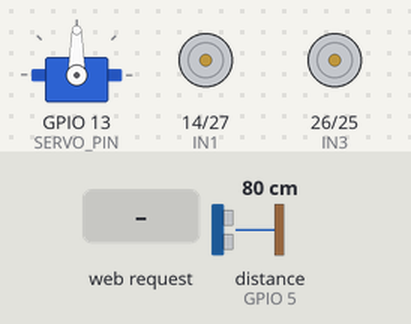
Simulated run of this sketch. Board: ESP32. Shown: servo, motor-driver pin pairs drawn as motors (green arrow = first pin HIGH = forward, orange = second pin HIGH = backward, longer = more drive, scaled by the enable pin). The test bench sets the inputs (shaded band); at power-on: distance to the obstacle (sensor on GPIO 5) 80 cm. The echo pulse lasts 58.3 µs per cm; what the sketch prints to the serial monitor is not drawn.

Above: at 1.2 s.
1.3 s: HTTP request GET /mode?dir=1&state=1&auto=1 received
At 2.5 s:
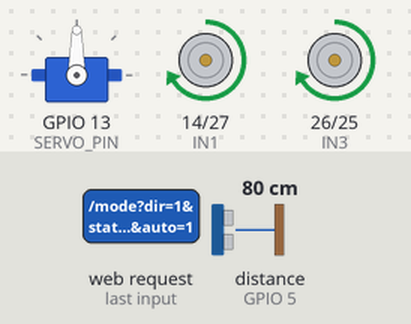
2.8 s: distance to the obstacle (sensor on GPIO 5) set to 32 cm
4.3 s: distance to the obstacle (sensor on GPIO 5) set to 27 cm
At 5.5 s:
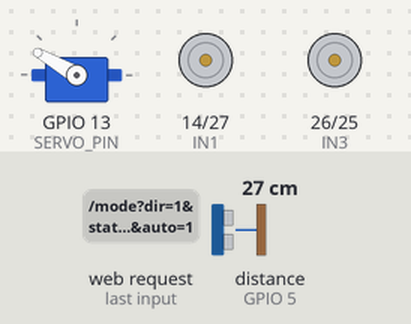
7.3 s: distance to the obstacle (sensor on GPIO 5) set to 35 cm
At 8.4 s:
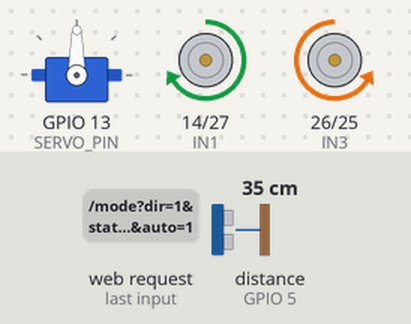
10.0 s: distance to the obstacle (sensor on GPIO 5) set to 2 cm
At 10.4 s:
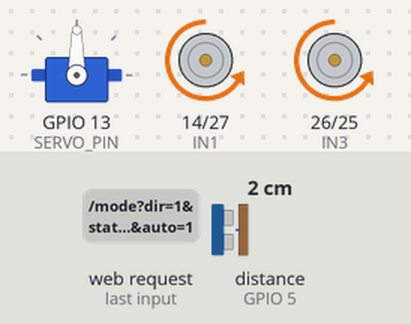
13.0 s: distance to the obstacle (sensor on GPIO 5) set to 60 cm
At 15.1 s:
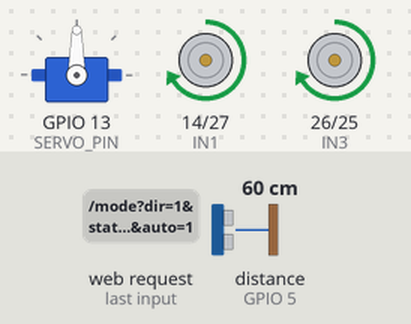
Timing chart, 0 to 16.6 s (numbered marks = the images above; inputs shaded):
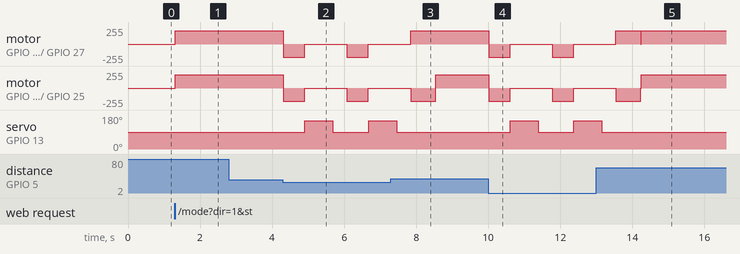

Measured:
- the behaviour switches between 31 and 30 cm on distance to the obstacle (sensor on GPIO 5) (found by bisection; images 1 and 2)
- after the input at 1.3 s, motor on GPIO 14 (IN1) / GPIO 27 (IN2), motor on GPIO 26 (IN3) / GPIO 25 (IN4): stopped → forward 199/255 at once
- after the input at 2.8 s, every drawn part: stays the same
- after the input at 4.3 s, motor on GPIO 14 (IN1) / GPIO 27 (IN2), motor on GPIO 26 (IN3) / GPIO 25 (IN4): alternates backward 199/255 for 0.60 s and stopped for 1.2 s, starting at once; servo on GPIO 13 (SERVO_PIN): 90° → 150° after 0.61 s, → 90° 0.78 s later, → 150° 0.99 s later
- after the input at 7.3 s, servo on GPIO 13 (SERVO_PIN): goes on until 7.5 s, then stays 90°
- after the input at 10.0 s, motor on GPIO 14 (IN1) / GPIO 27 (IN2), motor on GPIO 26 (IN3) / GPIO 25 (IN4): alternates backward 199/255 for 0.60 s and stopped for 1.2 s, starting at once; servo on GPIO 13 (SERVO_PIN): 90° → 150° after 0.61 s, → 90° 0.78 s later, → 150° 0.99 s later
- after the input at 13.0 s, servo on GPIO 13 (SERVO_PIN): goes on until 13.2 s, then stays 90°

The sketch:

ESP32_Car_With_Servo.ino
```cpp
#include <WiFi.h>
#include <WebServer.h>
#include <ESP32Servo.h>

// ========== WiFi AP Settings ==========
const char* apSsid     = "ESP32_Car";
const char* apPassword = "12345678";

// ========== Web server ==========
WebServer server(80);

// ========== Motor Pins (L298N) ==========
#define IN1 14   // Left motor
#define IN2 27
#define IN3 26   // Right motor
#define IN4 25

// PWM enable pins (connect L298N ENA -> ENA_PIN, ENB -> ENB_PIN)
#define ENA_PIN 33
#define ENB_PIN 32

// ledc PWM channels and settings
const int PWM_FREQ = 20000;   // 20 kHz
const int PWM_RES  = 8;       // 8-bit resolution (0-255)
const int CH_A = 0;           // channel for ENA
const int CH_B = 1;           // channel for ENB

// Speed values (0-255)
uint8_t manualSpeed = 230;    // manual control speed (high)
uint8_t autoSpeed   = 200;    // obstacle-avoidance speed (lower)

// ========== Ultrasonic Sensor ==========
#define TRIG_PIN 4
#define ECHO_PIN 5

// ========== Servo (pans the ultrasonic sensor) ==========
#define SERVO_PIN 13
Servo scanServo;

const int SERVO_CENTER = 90;   // looking straight ahead
const int SERVO_LEFT   = 150;  // looking left
const int SERVO_RIGHT  = 150;   // looking right
const int SERVO_SETTLE_MS = 380; // time to wait for servo to reach position before measuring

int manualServoAngle = SERVO_CENTER; // used when user pans servo manually from web UI

// ========== Control and Mode Flags ==========
bool forwardCmd = false;
bool backCmd    = false;
bool leftCmd    = false;
bool rightCmd   = false;

bool obstacleMode = false;   // false = manual, true = auto obstacle mode

// Obstacle avoiding state machine
enum AutoState {
  AUTO_IDLE,
  AUTO_FORWARD,
  AUTO_BACKWARD,
  AUTO_SCAN,
  AUTO_TURN
};

AutoState autoState = AUTO_IDLE;
unsigned long autoStateStart = 0;
unsigned long servoMoveStart = 0;

// Scan sub-steps
enum ScanStep { SCAN_TO_LEFT, SCAN_READ_LEFT, SCAN_TO_RIGHT, SCAN_READ_RIGHT, SCAN_TO_CENTER, SCAN_READ_CENTER,SCAN_DONE };
ScanStep scanStep = SCAN_TO_LEFT;
float leftDist  = 0;
float rightDist = 0;

bool turnLeftDecision = true;   // decided after scanning
bool bothBlocked = false;

// Timings (ms) for auto mode
const unsigned long BACK_TIME = 600;
const unsigned long TURN_TIME = 700;

// Distance threshold (cm)
const float OBSTACLE_DIST_CM = 30.0;

// ========== Simple HTML UI (Web Page) ==========
const char index_html[] PROGMEM = R"=====(<!DOCTYPE html>
<html>
<head>
  <meta charset="utf-8" />
  <title>ESP32 Web Car</title>
  <meta name="viewport" content="width=device-width, initial-scale=1">
  <style>
    body {
      font-family: Arial, sans-serif;
      text-align: center;
      background: #111;
      color: #eee;
    }
    h1 {
      margin-top: 10px;
    }
    .btn {
      display: inline-block;
      padding: 18px 26px;
      margin: 8px;
      font-size: 18px;
      border-radius: 10px;
      border: none;
      cursor: pointer;
      min-width: 110px;
      background: #333;
      color: #fff;
    }
    .btn:active {
      transform: scale(0.97);
      background: #555;
    }
    .grid {
      margin-top: 25px;
    }
    .row {
      margin: 6px 0;
    }
    .mode-btn-on {
      background: #1b5e20;
    }
    .mode-btn-off {
      background: #b71c1c;
    }
    .servo-btn {
      background: #0d47a1;
    }
    input[type=range] {
      width: 260px;
    }
  </style>
</head>
<body>
  <h1>ESP32 Web Controlled Car</h1>
  <p>Hold the direction buttons to move. Toggle Obstacle Mode for auto driving.</p>

  <div class="grid">
    <div class="row">
      <button class="btn"
        onmousedown="sendCmd('f',1)"
        onmouseup="sendCmd('f',0)"
        ontouchstart="sendCmd('f',1)"
        ontouchend="sendCmd('f',0)">
        Forward
      </button>
    </div>
    <div class="row">
      <button class="btn"
        onmousedown="sendCmd('l',1)"
        onmouseup="sendCmd('l',0)"
        ontouchstart="sendCmd('l',1)"
        ontouchend="sendCmd('l',0)">
        Left
      </button>

      <button class="btn"
        onmousedown="sendCmd('s',1)"
        onmouseup="sendCmd('s',0)"
        ontouchstart="sendCmd('s',1)"
        ontouchend="sendCmd('s',0)">
        Stop
      </button>

      <button class="btn"
        onmousedown="sendCmd('r',1)"
        onmouseup="sendCmd('r',0)"
        ontouchstart="sendCmd('r',1)"
        ontouchend="sendCmd('r',0)">
        Right
      </button>
    </div>
    <div class="row">
      <button class="btn"
        onmousedown="sendCmd('b',1)"
        onmouseup="sendCmd('b',0)"
        ontouchstart="sendCmd('b',1)"
        ontouchend="sendCmd('b',0)">
        Backward
      </button>
    </div>
  </div>

  <h2>Obstacle Avoiding Mode</h2>
  <p>When ON, car moves forward and avoids obstacles automatically using the scanning servo.</p>
  <div class="row">
    <button class="btn mode-btn-on" onclick="setMode(1)">Mode ON</button>
    <button class="btn mode-btn-off" onclick="setMode(0)">Mode OFF</button>
  </div>

  <h2>Manual Sensor Pan (Servo)</h2>
  <p>Only works while Obstacle Mode is OFF.</p>
  <div class="row">
    <button class="btn servo-btn" onclick="setServo(150)">Look Left</button>
    <button class="btn servo-btn" onclick="setServo(90)">Center</button>
    <button class="btn servo-btn" onclick="setServo(150)">Look Right</button>
  </div>
  <div class="row">
    <input type="range" min="0" max="360" value="90" oninput="setServo(this.value)">
  </div>

  <script>
    function sendCmd(dir, state) {
      fetch(`/cmd?dir=${dir}&state=${state}`)
        .catch(e => console.log(e));
    }

    function setMode(auto) {
      fetch(`/mode?auto=${auto}`)
        .catch(e => console.log(e));
    }

    function setServo(angle) {
      fetch(`/servo?angle=${angle}`)
        .catch(e => console.log(e));
    }
  </script>
</body>
</html>)=====";

// ========== Motor Helper Functions with PWM ==========
void setMotorSpeed(uint8_t leftSpeed, uint8_t rightSpeed) {
  ledcWrite(CH_A, leftSpeed);
  ledcWrite(CH_B, rightSpeed);
}

void driveStop() {
  digitalWrite(IN1, LOW);
  digitalWrite(IN2, LOW);
  digitalWrite(IN3, LOW);
  digitalWrite(IN4, LOW);
  setMotorSpeed(0, 0);
}

void driveForward(uint8_t speed) {
  digitalWrite(IN1, HIGH);
  digitalWrite(IN2, LOW);
  digitalWrite(IN3, HIGH);
  digitalWrite(IN4, LOW);
  setMotorSpeed(speed, speed);
}

void driveBackward(uint8_t speed) {
  digitalWrite(IN1, LOW);
  digitalWrite(IN2, HIGH);
  digitalWrite(IN3, LOW);
  digitalWrite(IN4, HIGH);
  setMotorSpeed(speed, speed);
}

void driveLeft(uint8_t speed) {
  digitalWrite(IN1, LOW);
  digitalWrite(IN2, HIGH);
  digitalWrite(IN3, HIGH);
  digitalWrite(IN4, LOW);
  setMotorSpeed(speed, speed);
}

void driveRight(uint8_t speed) {
  digitalWrite(IN1, HIGH);
  digitalWrite(IN2, LOW);
  digitalWrite(IN3, LOW);
  digitalWrite(IN4, HIGH);
  setMotorSpeed(speed, speed);
}

// ========== Ultrasonic Distance Measurement ==========
float getDistanceCm() {
  digitalWrite(TRIG_PIN, LOW);
  delayMicroseconds(2);
  digitalWrite(TRIG_PIN, HIGH);
  delayMicroseconds(10);
  digitalWrite(TRIG_PIN, LOW);

  unsigned long duration = pulseIn(ECHO_PIN, HIGH, 30000UL);
  if (duration == 0) return -1.0;
  float distance = (duration * 0.0343) / 2.0;
  return distance;
}

// ========== Manual Movement Handler ==========
void handleManualMovement() {
  if (forwardCmd) {
    driveForward(manualSpeed);
  } else if (backCmd) {
    driveBackward(manualSpeed);
  } else if (leftCmd) {
    driveLeft(manualSpeed);
  } else if (rightCmd) {
    driveRight(manualSpeed);
  } else {
    driveStop();
  }

  // In manual mode the servo just follows whatever angle the user set
  // from the web page's pan buttons/slider.
  scanServo.write(manualServoAngle);
}

// ========== Auto Obstacle Avoiding State Machine (servo-based scanning) ==========
void handleAutoObstacle() {
  unsigned long now = millis();

  switch (autoState) {

    case AUTO_IDLE:
      driveStop();
      scanServo.write(SERVO_CENTER);
      autoState = AUTO_FORWARD;
      break;

    case AUTO_FORWARD: {
      scanServo.write(SERVO_CENTER); // keep sensor facing forward while driving
      float d = getDistanceCm();
      if (d > 0 && d < OBSTACLE_DIST_CM) {
        driveStop();
        autoState = AUTO_BACKWARD;
        autoStateStart = now;
      } else {
        driveForward(autoSpeed);
      }
      break;
    }

    case AUTO_BACKWARD:
      if (now - autoStateStart >= BACK_TIME) {
        driveStop();
        // Start a fresh left/right scan
        scanStep = SCAN_TO_LEFT;
        autoState = AUTO_SCAN;
      } else {
        driveBackward(autoSpeed);
      }
      break;

    case AUTO_SCAN:
      switch (scanStep) {
        case SCAN_TO_LEFT:
          scanServo.write(SERVO_LEFT);
          servoMoveStart = now;
          scanStep = SCAN_READ_LEFT;
          break;

        case SCAN_READ_LEFT:
          if (now - servoMoveStart >= SERVO_SETTLE_MS) {
            leftDist = getDistanceCm();
            if (leftDist < 0) leftDist = 400; // treat "no echo" as clear/far
            scanStep = SCAN_TO_RIGHT;
          }
          break;

        case SCAN_TO_RIGHT:
          scanServo.write(SERVO_RIGHT);
          servoMoveStart = now;
          scanStep = SCAN_READ_RIGHT;
          break;

        case SCAN_READ_RIGHT:
          if (now - servoMoveStart >= SERVO_SETTLE_MS) {
            rightDist = getDistanceCm();
            if (rightDist < 0) rightDist = 400;
            scanStep = SCAN_TO_CENTER;
          }
          break;

        case SCAN_TO_CENTER:
          scanServo.write(SERVO_CENTER);
          servoMoveStart = now;
          scanStep = SCAN_DONE;
          break;

        case SCAN_DONE:
          if (now - servoMoveStart >= SERVO_SETTLE_MS) {
            // Decide which way to turn based on which side is more open
            bothBlocked = (leftDist < OBSTACLE_DIST_CM && rightDist < OBSTACLE_DIST_CM);
            turnLeftDecision = (leftDist >= rightDist);
            autoState = AUTO_TURN;
            autoStateStart = now;
          }
          break;
      }
      break;

    case AUTO_TURN:
      if (bothBlocked) {
        // Both sides blocked: back up again and re-scan instead of turning into a wall
        driveBackward(autoSpeed);
        if (now - autoStateStart >= BACK_TIME) {
          driveStop();
          scanStep = SCAN_TO_LEFT;
          autoState = AUTO_SCAN;
        }
      } else {
        if (turnLeftDecision) {
          driveLeft(autoSpeed);
        } else {
          driveRight(autoSpeed);
        }
        if (now - autoStateStart >= TURN_TIME) {
          driveStop();
          autoState = AUTO_FORWARD;
        }
      }
      break;
  }
}

// ========== HTTP Handlers ==========

void handleRoot() {
  server.send_P(200, "text/html", index_html);
}

void handleCmd() {
  if (!server.hasArg("dir") || !server.hasArg("state")) {
    server.send(400, "text/plain", "Missing params");
    return;
  }

  String dir = server.arg("dir");
  int state  = server.arg("state").toInt();

  if (!obstacleMode) {
    bool pressed = (state != 0);
    if (dir == "f") {
      forwardCmd = pressed;
      if (pressed) { backCmd = leftCmd = rightCmd = false; }
    } else if (dir == "b") {
      backCmd = pressed;
      if (pressed) { forwardCmd = leftCmd = rightCmd = false; }
    } else if (dir == "l") {
      leftCmd = pressed;
      if (pressed) { forwardCmd = backCmd = rightCmd = false; }
    } else if (dir == "r") {
      rightCmd = pressed;
      if (pressed) { forwardCmd = backCmd = leftCmd = false; }
    } else if (dir == "s") {
      forwardCmd = backCmd = leftCmd = rightCmd = false;
      driveStop();
    }
  }

  server.send(200, "text/plain", "OK");
}

void handleMode() {
  if (!server.hasArg("auto")) {
    server.send(400, "text/plain", "Missing auto param");
    return;
  }

  int autoVal = server.arg("auto").toInt();
  if (autoVal == 1) {
    obstacleMode = true;
    forwardCmd = backCmd = leftCmd = rightCmd = false;
    autoState = AUTO_FORWARD;
    autoStateStart = millis();
  } else {
    obstacleMode = false;
    autoState = AUTO_IDLE;
    driveStop();
    scanServo.write(SERVO_CENTER);
    manualServoAngle = SERVO_CENTER;
  }

  server.send(200, "text/plain", "Mode set");
}

void handleServo() {
  if (!server.hasArg("angle")) {
    server.send(400, "text/plain", "Missing angle param");
    return;
  }
  if (obstacleMode) {
    server.send(200, "text/plain", "Ignored: obstacle mode controls the servo");
    return;
  }
  int angle = server.arg("angle").toInt();
  angle = constrain(angle, 0, 180);
  manualServoAngle = angle;
  scanServo.write(manualServoAngle);
  server.send(200, "text/plain", "Servo set");
}

void handleNotFound() {
  server.send(404, "text/plain", "Not found");
}

// ========== Setup & Loop ==========

void setup() {
  Serial.begin(115200);

  // Motor pins
  pinMode(IN1, OUTPUT);
  pinMode(IN2, OUTPUT);
  pinMode(IN3, OUTPUT);
  pinMode(IN4, OUTPUT);

  // PWM pins
  pinMode(ENA_PIN, OUTPUT);
  pinMode(ENB_PIN, OUTPUT);

  // setup ledc PWM channels
  ledcSetup(CH_A, PWM_FREQ, PWM_RES);
  ledcAttachPin(ENA_PIN, CH_A);
  ledcSetup(CH_B, PWM_FREQ, PWM_RES);
  ledcAttachPin(ENB_PIN, CH_B);

  driveStop();

  // Ultrasonic pins
  pinMode(TRIG_PIN, OUTPUT);
  pinMode(ECHO_PIN, INPUT);

  // Servo setup
  // ESP32Servo needs the PWM timer allocated; this call frees up timers
  // that the LEDC PWM above might otherwise conflict with on some boards.
  ESP32PWM::allocateTimer(2);
  scanServo.setPeriodHertz(50);       // standard 50 Hz servo signal
  scanServo.attach(SERVO_PIN, 500, 2400); // min/max pulse width in microseconds (typical SG90 range)
  scanServo.write(SERVO_CENTER);

  // WiFi AP mode
  WiFi.mode(WIFI_AP);
  WiFi.softAP(apSsid, apPassword);

  Serial.println();
  Serial.println("AP started");
  Serial.print("SSID: ");
  Serial.println(apSsid);
  Serial.print("IP address: ");
  Serial.println(WiFi.softAPIP());

  // Web server routes
  server.on("/", handleRoot);
  server.on("/cmd", handleCmd);
  server.on("/mode", handleMode);
  server.on("/servo", handleServo);
  server.onNotFound(handleNotFound);

  server.begin();
  Serial.println("HTTP server started");
}

void loop() {
  server.handleClient();

  if (obstacleMode) {
    handleAutoObstacle();
  } else {
    handleManualMovement();
  }

  delay(5);
}
```
